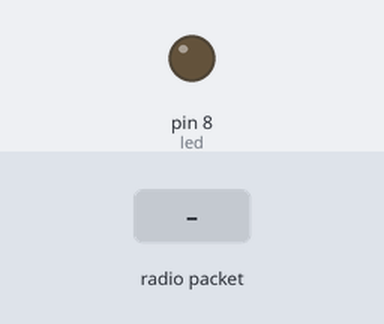
Bench run of a sketch on a simulated Arduino Uno, built with avr-gcc and run on an emulated ATmega328P. Parts: output pins drawn as LEDs (lit = HIGH). The inputs (shaded band) are chosen by the test bench. No radio packets arrive unless stated; what the sketch prints to the serial monitor is not drawn.

Above: at 1.2 s.
1.3 s: radio packet "1" arrives
At 1.37 s:
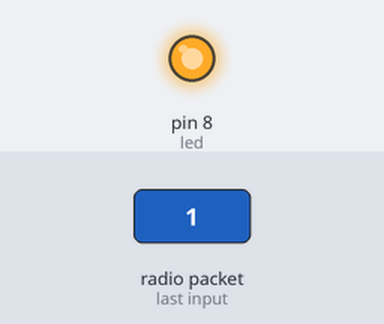
2.9 s: radio packet "0" arrives
At 4.4 s:
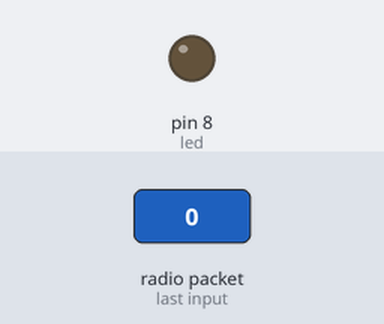
Timing chart, 0 to 5.9 s (numbered marks = the images above; inputs shaded):
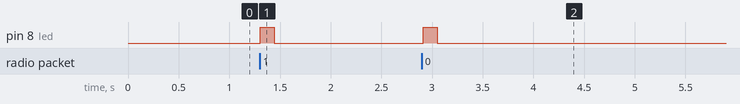

The sketch:

rf95_server.ino
```cpp
// rf95_server.pde
// -*- mode: C++ -*-
// Example sketch showing how to create a simple messageing server
// with the RH_RF95 class. RH_RF95 class does not provide for addressing or
// reliability, so you should only use RH_RF95  if you do not need the higher
// level messaging abilities.
// It is designed to work with the other example rf95_client
// Tested with Anarduino MiniWirelessLoRa, Rocket Scream Mini Ultra Pro with
// the RFM95W, Adafruit Feather M0 with RFM95

#include <SPI.h>
#include <RH_RF95.h>
#include "field.h"
#include "message.h"

// Singleton instance of the radio driver
RH_RF95 rf95;
//RH_RF95 rf95(5, 2); // Rocket Scream Mini Ultra Pro with the RFM95W
//RH_RF95 rf95(8, 3); // Adafruit Feather M0 with RFM95

// Need this on Arduino Zero with SerialUSB port (eg RocketScream Mini Ultra Pro)
//#define Serial SerialUSB
int led = 8;

void setup(){
	// Rocket Scream Mini Ultra Pro with the RFM95W only:
	// Ensure serial flash is not interfering with radio communication on SPI bus
	//  pinMode(4, OUTPUT);
	//  digitalWrite(4, HIGH);

	pinMode(led, OUTPUT);
	Serial.begin(9600);

	while (!Serial) ; // Wait for serial port to be available
		if (!rf95.init())
			Serial.println("init failed");
			// Defaults after init are 434.0MHz, 13dBm, Bw = 125 kHz, Cr = 4/5, Sf = 128chips/symbol, CRC on

			// The default transmitter power is 13dBm, using PA_BOOST.
			// If you are using RFM95/96/97/98 modules which uses the PA_BOOST transmitter pin, then
			// you can set transmitter powers from 5 to 23 dBm:
			//  driver.setTxPower(23, false);
			// If you are using Modtronix inAir4 or inAir9,or any other module which uses the
			// transmitter RFO pins and not the PA_BOOST pins
			// then you can configure the power transmitter power for -1 to 14 dBm and with useRFO true.
			// Failure to do that will result in extremely low transmit powers.
			//  driver.setTxPower(14, true);
}
void loop(){
	unsigned deviceID;
	double lat, lng;

	if (rf95.available()){
		// Should be a message for us now
		uint8_t buf[RH_RF95_MAX_MESSAGE_LEN];
		uint8_t len = sizeof(buf);

		if (rf95.recv(buf, &len)){
			digitalWrite(led, HIGH);
			//RH_RF95::printBuffer("request: ", buf, len);
			Serial.print("got request: ");
			Serial.println((char*)buf);

			//É preciso ler o tipo da mensagem, nos primeiros 16 bits, para poder construir um objeto Message
			uint16_t messageChunk = (((uint16_t) buf[0]) << 8) | buf[1];
			uint16_t messageType = Field(MSG_TYPE_SIZE).extract(&messageChunk);

			Message receivedMessage(messageType);
			receivedMessage.setMessage(buf);
			receivedMessage.readMessage();

			for (unsigned i = 0; i < receivedMessage.getFieldCount(); i++){
				Serial.print("Field : ");
				Serial.println(receivedMessage.getFields()[i].getValue());
			}
			// Send a reply
			uint8_t data[] = "And hello back to you";
			rf95.send(data, sizeof(data));
			rf95.waitPacketSent();
			Serial.println("Sent a reply");
			digitalWrite(led, LOW);
		}
		else{
			Serial.println("recv failed");
		}
	}
	else{
	  Serial.println("rf95 not available");
	}
}
```

field.cpp
```cpp
#include "field.h"
//#include <iostream>

//using namespace std;

Field::Field(){}

Field::Field(uint8_t size, uint16_t value){
    pSize = size;
    pValue = value;
}
void Field::setSize(uint8_t size){
    pSize = size;
}
void Field::setValue(uint16_t value){
    pValue = value;
}
uint16_t Field::getSize(){
    return pSize;
}
uint16_t Field::getValue(){
    return pValue;
}
void Field::insert(uint16_t *messageChunk){
  *messageChunk <<= this->pSize;
  *messageChunk += this->pValue;
}
uint16_t Field::extract(uint16_t *messageChunk){
    unsigned positon = TWO_BYTES - this->getSize(); //to get k MSB bits, extract from 16 to position
    unsigned k_MSBs = ~((1 << positon)-1); //Example: 001 << 2 is 100. Then, 100 - 001 is 011. The complement is then 100.

    pValue = *messageChunk & k_MSBs;
    pValue >>= positon; //return value to begining of byte
	*messageChunk <<= this->getSize();
	return pValue;
}
```

field.h
```cpp
#ifndef _FIELD_H_
#define _FIELD_H_ "field.h"

#define TWO_BYTES 16

#include <stdint.h>

class Field{
    public:
        Field();
        Field(uint8_t, uint16_t = 0);
        void setSize(uint8_t);
        void setValue(uint16_t);
        uint16_t getSize();
        uint16_t getValue();
        void insert(uint16_t *);
        uint16_t extract(uint16_t *);
    private:
        uint8_t pSize;
        uint16_t pValue;
};

#endif
```

message.cpp
```cpp
/*
* Deals with protocol message types
* Felipe Ferreira
* Set/2020
*/
#include "message.h"
//#include <iostream>

using namespace std;

/*Construtor*/
Message::Message(unsigned type){
    //Totem Beacon
    if (type == 1){
        pFieldCount = 5;
        pMessageSize = 3;
        pFields = new Field[pFieldCount];
        pFields[0].setSize(MSG_TYPE_SIZE);
        pFields[1].setSize(PADDING_1_SIZE);
        pFields[2].setSize(DEVICE_ID_SIZE);
        pFields[3].setSize(COORDINATE_SIZE);
        pFields[4].setSize(COORDINATE_SIZE);
    }
    //Terminal Beacon
    else if (type == 2){
        pFieldCount = 5;
        pMessageSize = 3;
        pFields = new Field[pFieldCount];
        pFields[0].setSize(MSG_TYPE_SIZE);
        pFields[1].setSize(GROUP_FLAG_SIZE);
        pFields[2].setSize(DEVICE_ID_SIZE);
        pFields[3].setSize(COORDINATE_SIZE);
        pFields[4].setSize(COORDINATE_SIZE);
    }
    //Solict./Aceite TX
    else if (type == 3){
        pFieldCount = 7;
        pMessageSize = 3;
        pFields = new Field[pFieldCount];
        pFields[0].setSize(MSG_TYPE_SIZE);
        pFields[1].setSize(GROUP_FLAG_SIZE);
        pFields[2].setSize(DEVICE_ID_SIZE);
        pFields[3].setSize(RECORD_TIME_SIZE);
        pFields[4].setSize(MAX_RECORDS_SIZE);
        pFields[5].setSize(HOP_COUNT_SIZE);
        pFields[6].setSize(CHANNEL_SIZE);
    }
    //Registro
    else if (type == 4){
        pFieldCount = 9;
        pMessageSize = 6;
        pFields = new Field[pFieldCount];
        pFields[0].setSize(MSG_TYPE_SIZE);
        pFields[1].setSize(GROUP_FLAG_SIZE);
        pFields[2].setSize(DEVICE_ID_SIZE);
        pFields[3].setSize(RECORD_TIME_SIZE);
        pFields[4].setSize(COORDINATE_SIZE);
        pFields[5].setSize(COORDINATE_SIZE);
        pFields[6].setSize(LOCATION_TIME_SIZE);
        pFields[7].setSize(HOP_COUNT_SIZE);
        pFields[8].setSize(PADDING_2_SIZE);
    }
    //Eleição de Lider de Grupo
    else if (type == 5){
        pFieldCount = 5;
        pMessageSize = 2;
        pFields = new Field[pFieldCount];
        pFields[0].setSize(MSG_TYPE_SIZE);
        pFields[1].setSize(GROUP_FLAG_SIZE);
        pFields[2].setSize(DEVICE_ID_SIZE);
        pFields[3].setSize(BATTERY_SIZE);
        pFields[4].setSize(PADDING_2_SIZE);
    }
    //Pedido de Socorro
    else if (type == 6){
        pFieldCount = 9;
        pMessageSize = 6;
        pFields = new Field[pFieldCount];
        pFields[0].setSize(MSG_TYPE_SIZE);
        pFields[1].setSize(PADDING_1_SIZE);
        pFields[2].setSize(DEVICE_ID_SIZE);
        pFields[3].setSize(RECORD_TIME_SIZE);
        pFields[4].setSize(COORDINATE_SIZE);
        pFields[5].setSize(COORDINATE_SIZE);
        pFields[6].setSize(LOCATION_TIME_SIZE);
        pFields[7].setSize(HELP_FLAG_SIZE);
        pFields[8].setSize(PADDING_2_SIZE);
    }
    //Notificação de Resgate
    else {
        pFieldCount = 7;
        pMessageSize = 4;
        pFields = new Field[pFieldCount];
        pFields[0].setSize(MSG_TYPE_SIZE);
        pFields[1].setSize(PADDING_1_SIZE);
        pFields[2].setSize(DEVICE_ID_SIZE);
        pFields[3].setSize(COORDINATE_SIZE);
        pFields[4].setSize(COORDINATE_SIZE);
        pFields[5].setSize(HELP_FLAG_SIZE);
        pFields[6].setSize(PADDING_2_SIZE);
    }
    pMessage = new uint16_t[pMessageSize];
    pByteMessage = new uint8_t[pMessageSize*2];
}
/*Destrutor*/
Message::~Message(){
    delete pFields;
    delete pMessage;
}
/*converte um array de Fields no array de bytes para envio via LoRa*/
void Message::generateMessage(){
	unsigned sumOfFieldSizes = 0;
	unsigned j = 0;

	for (unsigned i = 0; i < pMessageSize; i++){
		while (sumOfFieldSizes < BYTE*2){
			sumOfFieldSizes += pFields[j].getSize();
			pFields[j].insert(&pMessage[i]);
			j++;
		}
		sumOfFieldSizes = 0;
	}
}
/*converte um array de bytes em array de Fields*/
void Message::readMessage(){
    unsigned sumOfFieldSizes=0;
    unsigned j = 0;

    for (unsigned i = 0; i < pMessageSize; i++){
        while(sumOfFieldSizes < BYTE*2){
            sumOfFieldSizes += pFields[j].getSize();
            pFields[j].extract(&pMessage[i]);
            j++;
        }
        sumOfFieldSizes = 0;
    }
}
/*Retorna a mensagem em array de bytes*/
uint8_t *Message::getMessage(){
    for(unsigned i=0; i < pMessageSize; i++){
        pByteMessage[(i+1)*2-2] = (pMessage[i] & 0xff00) >> 8;
        pByteMessage[(i+1)*2-1] = pMessage[i] & 0x00ff;
    }
    return pByteMessage;
}
/*Copia a messagem recebida para o atributo privado*/
void Message::setMessage(uint8_t *message){
    for(unsigned i=0; i < pMessageSize; i++){
        pMessage[i] = (uint16_t) message[(i+1)*2-2];
        pMessage[i] <<= BYTE;
        pMessage[i] += message[(i+1)*2-1];
    }
}
/*Retorna o tamanho da mensagem*/
unsigned Message::getMessageSize(){
    return pMessageSize;
}
Field *Message::getFields(){
    return pFields;
}
unsigned Message::getFieldCount(){
    return pFieldCount;
}
/*
void Message::printMessage(){
    uint8_t *byteMessage = this->getMessage();

    for (unsigned i = 0; i < this->getMessageSize()*2; i++){
		cout << byteMessage[i] << " ";
	}
	cout << endl;
}
void Message::printFieldValues(){
	for (unsigned i = 0; i < this->getFieldCount(); i++){
		cout << this->getFields()[i].getValue() << " ";
	}
	cout << endl;
}
*/
```

message.h
```cpp
/*
* Deals with protocol message types
* Felipe Ferreira
* Fev/2020
*/
#include "field.h"

#ifndef MESSAGE_H
#define MESSAGE_H "message.h"

#define BYTE 8
#define BATTERY_SIZE 4
#define MSG_TYPE_SIZE 3
#define DEVICE_ID_SIZE 12
#define GROUP_FLAG_SIZE 1
#define COORDINATE_SIZE 16
#define CHANNEL_SIZE 2
#define HOP_COUNT_SIZE 4
#define MAX_RECORDS_SIZE 10
#define RECORD_TIME_SIZE 16
#define LOCATION_TIME_SIZE 16
#define HELP_FLAG_SIZE 4
#define PADDING_1_SIZE 1
#define PADDING_2_SIZE 12

using namespace std;

class Message{
    public:
        Message(unsigned);
        ~Message();
        void generateMessage();
        void readMessage();
        uint8_t *getMessage();
        void setMessage(uint8_t *message);
        unsigned getMessageSize();
        Field *getFields();
        unsigned getFieldCount();
        void printMessage();
        void printFieldValues();
    private:
        Field *pFields;
        unsigned pFieldCount;
        uint16_t *pMessage;
        uint8_t *pByteMessage;
        unsigned pMessageSize; //in BYTE_SIZE*2
};

#endif
```

Measured:
- after the input at 1.3 s, pin 8 (led): LOW → HIGH at once, → LOW 0.14 s later
- after the input at 2.9 s, pin 8 (led): LOW → HIGH at once, → LOW 0.13 s later
